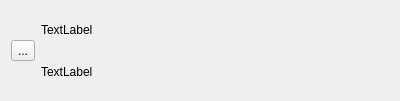
<?xml version="1.0" encoding="UTF-8"?>
<ui version="4.0">
 <class>groupitem</class>
 <widget class="QWidget" name="groupitem">
  <property name="geometry">
   <rect>
    <x>0</x>
    <y>0</y>
    <width>400</width>
    <height>101</height>
   </rect>
  </property>
  <property name="windowTitle">
   <string>Form</string>
  </property>
  <layout class="QHBoxLayout" name="horizontalLayout_2">
   <item>
    <widget class="QToolButton" name="header_button">
     <property name="cursor">
      <cursorShape>PointingHandCursor</cursorShape>
     </property>
     <property name="text">
      <string>...</string>
     </property>
    </widget>
   </item>
   <item>
    <layout class="QHBoxLayout" name="horizontalLayout">
     <item>
      <layout class="QVBoxLayout" name="verticalLayout">
       <item>
        <widget class="QLabel" name="id_label">
         <property name="text">
          <string>TextLabel</string>
         </property>
        </widget>
       </item>
       <item>
        <widget class="QLabel" name="name_label">
         <property name="text">
          <string>TextLabel</string>
         </property>
        </widget>
       </item>
      </layout>
     </item>
    </layout>
   </item>
  </layout>
 </widget>
 <resources/>
 <connections/>
</ui>
